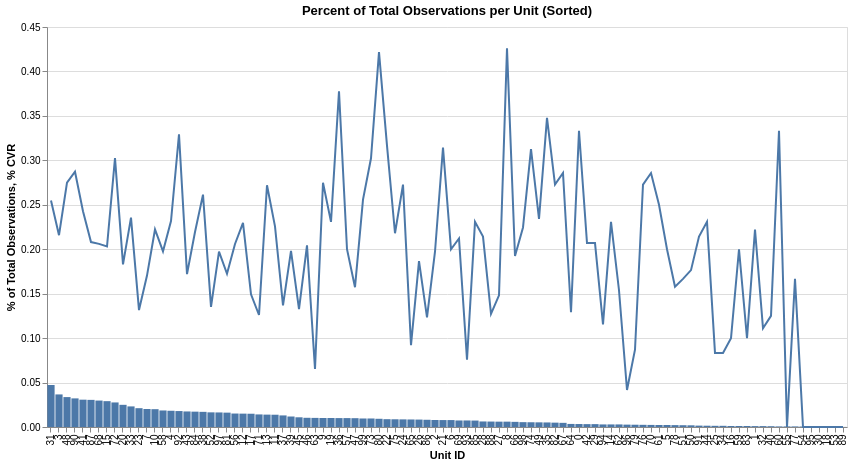

Notebook source saved alongside this figure:
### Code cell
unit_summary = df.group_by("unit_id").agg(
    [
        pl.len().alias("num_observations"),
        pl.first("base_success_rate").alias("base_success_rate"),
        pl.mean("outcome").alias("observed_success_rate"),        
    ]
).with_columns(
    (pl.col("num_observations") / pl.col('num_observations').sum()).alias("percent_of_total")
)

# Sort unit_summary by num_observations descending
unit_summary_sorted = unit_summary.sort("num_observations", descending=True)

base_chart = (
    alt.Chart(unit_summary_sorted).encode(
        alt.X("unit_id:O", sort=None, title="Unit ID"),
    ))

chart = (
    base_chart.mark_bar().encode(        
        alt.Y("percent_of_total:Q", title="% of Total Observations"),        
    ) + 
    base_chart.mark_line().encode(        
        alt.Y("observed_success_rate:Q", title="% CVR"),        
    )
).properties(
        title="Percent of Total Observations per Unit (Sorted)", width=800, height=400
    )

chart

### Figure 1 — Vega-Lite specification as saved in the notebook (floating-point values rounded to 4 significant figures)
{"config": {"view": {"continuousWidth": 300, "continuousHeight": 300}}, "layer": [{"mark": {"type": "bar"}, "encoding": {"x": {"field": "unit_id", "sort": null, "title": "Unit ID", "type": "ordinal"}, "y": {"field": "percent_of_total", "title": "% of Total Observations", "type": "quantitative"}}}, {"mark": {"type": "line"}, "encoding": {"x": {"field": "unit_id", "sort": null, "title": "Unit ID", "type": "ordinal"}, "y": {"field": "observed_success_rate", "title": "% CVR", "type": "quantitative"}}}], "data": {"name": "data-bc6b307f00a181882500af4b1506b145"}, "height": 400, "title": "Percent of Total Observations per Unit (Sorted)", "width": 800, "$schema": "https://vega.github.io/schema/vega-lite/v5.20.1.json", "datasets": {"data-bc6b307f00a181882500af4b1506b145": [{"unit_id": 31, "num_observations": 424, "base_success_rate": 0.2633, "observed_success_rate": 0.2547, "percent_of_total": 0.04723}, {"unit_id": 3, "num_observations": 329, "base_success_rate": 0.2327, "observed_success_rate": 0.2158, "percent_of_total": 0.03665}, {"unit_id": 48, "num_observations": 302, "base_success_rate": 0.2479, "observed_success_rate": 0.2748, "percent_of_total": 0.03364}, {"unit_id": 90, "num_observations": 289, "base_success_rate": 0.2767, "observed_success_rate": 0.2872, "percent_of_total": 0.03219}, {"unit_id": 41, "num_observations": 276, "base_success_rate": 0.2259, "observed_success_rate": 0.2428, "percent_of_total": 0.03075}, {"unit_id": 87, "num_observations": 274, "base_success_rate": 0.2275, "observed_success_rate": 0.208, "percent_of_total": 0.03052}, {"unit_id": 68, "num_observations": 267, "base_success_rate": 0.2074, "observed_success_rate": 0.206, "percent_of_total": 0.02974}, {"unit_id": 15, "num_observations": 261, "base_success_rate": 0.1755, "observed_success_rate": 0.2031, "percent_of_total": 0.02907}, {"unit_id": 72, "num_observations": 248, "base_success_rate": 0.2866, "observed_success_rate": 0.3024, "percent_of_total": 0.02763}, {"unit_id": 20, "num_observations": 224, "base_success_rate": 0.2015, "observed_success_rate": 0.183, "percent_of_total": 0.02495}, {"unit_id": 33, "num_observations": 208, "base_success_rate": 0.206, "observed_success_rate": 0.2356, "percent_of_total": 0.02317}, {"unit_id": 23, "num_observations": 190, "base_success_rate": 0.1336, "observed_success_rate": 0.1316, "percent_of_total": 0.02117}, {"unit_id": 7, "num_observations": 182, "base_success_rate": 0.1864, "observed_success_rate": 0.1703, "percent_of_total": 0.02027}, {"unit_id": 10, "num_observations": 180, "base_success_rate": 0.2739, "observed_success_rate": 0.2222, "percent_of_total": 0.02005}, {"unit_id": 58, "num_observations": 167, "base_success_rate": 0.2097, "observed_success_rate": 0.1976, "percent_of_total": 0.0186}, {"unit_id": 4, "num_observations": 164, "base_success_rate": 0.1769, "observed_success_rate": 0.2317, "percent_of_total": 0.01827}, {"unit_id": 92, "num_observations": 161, "base_success_rate": 0.2787, "observed_success_rate": 0.3292, "percent_of_total": 0.01793}, {"unit_id": 43, "num_observations": 157, "base_success_rate": 0.1383, "observed_success_rate": 0.172, "percent_of_total": 0.01749}, {"unit_id": 84, "num_observations": 155, "base_success_rate": 0.2176, "observed_success_rate": 0.2194, "percent_of_total": 0.01727}, {"unit_id": 38, "num_observations": 153, "base_success_rate": 0.2643, "observed_success_rate": 0.2614, "percent_of_total": 0.01704}, {"unit_id": 52, "num_observations": 148, "base_success_rate": 0.1376, "observed_success_rate": 0.1351, "percent_of_total": 0.01649}, {"unit_id": 97, "num_observations": 147, "base_success_rate": 0.2259, "observed_success_rate": 0.1973, "percent_of_total": 0.01638}, {"unit_id": 81, "num_observations": 145, "base_success_rate": 0.2126, "observed_success_rate": 0.1724, "percent_of_total": 0.01615}, {"unit_id": 56, "num_observations": 136, "base_success_rate": 0.189, "observed_success_rate": 0.2059, "percent_of_total": 0.01515}, {"unit_id": 12, "num_observations": 135, "base_success_rate": 0.2072, "observed_success_rate": 0.2296, "percent_of_total": 0.01504}, {"unit_id": 17, "num_observations": 134, "base_success_rate": 0.1553, "observed_success_rate": 0.1493, "percent_of_total": 0.01493}, {"unit_id": 71, "num_observations": 127, "base_success_rate": 0.1377, "observed_success_rate": 0.126, "percent_of_total": 0.01415}, {"unit_id": 13, "num_observations": 125, "base_success_rate": 0.2948, "observed_success_rate": 0.272, "percent_of_total": 0.01392}, {"unit_id": 11, "num_observations": 124, "base_success_rate": 0.2611, "observed_success_rate": 0.2258, "percent_of_total": 0.01381}, {"unit_id": 37, "num_observations": 117, "base_success_rate": 0.1666, "observed_success_rate": 0.1368, "percent_of_total": 0.01303}, {"unit_id": 39, "num_observations": 106, "base_success_rate": 0.16, "observed_success_rate": 0.1981, "percent_of_total": 0.01181}, {"unit_id": 45, "num_observations": 98, "base_success_rate": 0.1275, "observed_success_rate": 0.1327, "percent_of_total": 0.01092}, {"unit_id": 46, "num_observations": 93, "base_success_rate": 0.2106, "observed_success_rate": 0.2043, "percent_of_total": 0.01036}, {"unit_id": 63, "num_observations": 92, "base_success_rate": 0.1728, "observed_success_rate": 0.06522, "percent_of_total": 0.01025}, {"unit_id": 9, "num_observations": 91, "base_success_rate": 0.2714, "observed_success_rate": 0.2747, "percent_of_total": 0.01014}, {"unit_id": 19, "num_observations": 91, "base_success_rate": 0.2563, "observed_success_rate": 0.2308, "percent_of_total": 0.01014}, {"unit_id": 36, "num_observations": 90, "base_success_rate": 0.3241, "observed_success_rate": 0.3778, "percent_of_total": 0.01003}, {"unit_id": 57, "num_observations": 90, "base_success_rate": 0.1796, "observed_success_rate": 0.2, "percent_of_total": 0.01003}, {"unit_id": 47, "num_observations": 89, "base_success_rate": 0.1596, "observed_success_rate": 0.1573, "percent_of_total": 0.009914}, {"unit_id": 99, "num_observations": 86, "base_success_rate": 0.2263, "observed_success_rate": 0.2558, "percent_of_total": 0.00958}, {"unit_id": 73, "num_observations": 86, "base_success_rate": 0.2353, "observed_success_rate": 0.3023, "percent_of_total": 0.00958}, {"unit_id": 80, "num_observations": 83, "base_success_rate": 0.2848, "observed_success_rate": 0.4217, "percent_of_total": 0.009246}, {"unit_id": 22, "num_observations": 79, "base_success_rate": 0.1926, "observed_success_rate": 0.3165, "percent_of_total": 0.0088}, {"unit_id": 75, "num_observations": 78, "base_success_rate": 0.1763, "observed_success_rate": 0.2179, "percent_of_total": 0.008689}, {"unit_id": 24, "num_observations": 77, "base_success_rate": 0.2701, "observed_success_rate": 0.2727, "percent_of_total": 0.008577}, {"unit_id": 65, "num_observations": 76, "base_success_rate": 0.1734, "observed_success_rate": 0.09211, "percent_of_total": 0.008466}, {"unit_id": 26, "num_observations": 75, "base_success_rate": 0.135, "observed_success_rate": 0.1867, "percent_of_total": 0.008355}, {"unit_id": 86, "num_observations": 73, "base_success_rate": 0.256, "observed_success_rate": 0.1233, "percent_of_total": 0.008132}, {"unit_id": 2, "num_observations": 71, "base_success_rate": 0.1991, "observed_success_rate": 0.1972, "percent_of_total": 0.007909}, {"unit_id": 21, "num_observations": 70, "base_success_rate": 0.244, "observed_success_rate": 0.3143, "percent_of_total": 0.007798}, {"unit_id": 6, "num_observations": 70, "base_success_rate": 0.1859, "observed_success_rate": 0.2, "percent_of_total": 0.007798}, {"unit_id": 69, "num_observations": 66, "base_success_rate": 0.2541, "observed_success_rate": 0.2121, "percent_of_total": 0.007352}, {"unit_id": 93, "num_observations": 66, "base_success_rate": 0.1075, "observed_success_rate": 0.07576, "percent_of_total": 0.007352}, {"unit_id": 85, "num_observations": 65, "base_success_rate": 0.2494, "observed_success_rate": 0.2308, "percent_of_total": 0.007241}, {"unit_id": 28, "num_observations": 56, "base_success_rate": 0.2081, "observed_success_rate": 0.2143, "percent_of_total": 0.006238}, {"unit_id": 88, "num_observations": 55, "base_success_rate": 0.1685, "observed_success_rate": 0.1273, "percent_of_total": 0.006127}, {"unit_id": 27, "num_observations": 54, "base_success_rate": 0.2544, "observed_success_rate": 0.1481, "percent_of_total": 0.006015}, {"unit_id": 8, "num_observations": 54, "base_success_rate": 0.2693, "observed_success_rate": 0.4259, "percent_of_total": 0.006015}, {"unit_id": 66, "num_observations": 52, "base_success_rate": 0.2258, "observed_success_rate": 0.1923, "percent_of_total": 0.005793}, {"unit_id": 98, "num_observations": 49, "base_success_rate": 0.1866, "observed_success_rate": 0.2245, "percent_of_total": 0.005458}, {"unit_id": 74, "num_observations": 48, "base_success_rate": 0.2465, "observed_success_rate": 0.3125, "percent_of_total": 0.005347}, {"unit_id": 49, "num_observations": 47, "base_success_rate": 0.1817, "observed_success_rate": 0.234, "percent_of_total": 0.005236}, {"unit_id": 35, "num_observations": 46, "base_success_rate": 0.2951, "observed_success_rate": 0.3478, "percent_of_total": 0.005124}, {"unit_id": 82, "num_observations": 44, "base_success_rate": 0.1963, "observed_success_rate": 0.2727, "percent_of_total": 0.004901}, {"unit_id": 67, "num_observations": 42, "base_success_rate": 0.2687, "observed_success_rate": 0.2857, "percent_of_total": 0.004679}, {"unit_id": 64, "num_observations": 31, "base_success_rate": 0.2507, "observed_success_rate": 0.129, "percent_of_total": 0.003453}, {"unit_id": 0, "num_observations": 30, "base_success_rate": 0.2717, "observed_success_rate": 0.3333, "percent_of_total": 0.003342}, {"unit_id": 42, "num_observations": 29, "base_success_rate": 0.1822, "observed_success_rate": 0.2069, "percent_of_total": 0.00323}, {"unit_id": 29, "num_observations": 29, "base_success_rate": 0.2273, "observed_success_rate": 0.2069, "percent_of_total": 0.00323}, {"unit_id": 94, "num_observations": 26, "base_success_rate": 0.2258, "observed_success_rate": 0.1154, "percent_of_total": 0.002896}, {"unit_id": 14, "num_observations": 26, "base_success_rate": 0.1879, "observed_success_rate": 0.2308, "percent_of_total": 0.002896}, {"unit_id": 62, "num_observations": 26, "base_success_rate": 0.2155, "observed_success_rate": 0.1538, "percent_of_total": 0.002896}, {"unit_id": 96, "num_observations": 24, "base_success_rate": 0.2061, "observed_success_rate": 0.04167, "percent_of_total": 0.002673}, {"unit_id": 79, "num_observations": 23, "base_success_rate": 0.1928, "observed_success_rate": 0.08696, "percent_of_total": 0.002562}, {"unit_id": 76, "num_observations": 22, "base_success_rate": 0.2448, "observed_success_rate": 0.2727, "percent_of_total": 0.002451}, {"unit_id": 70, "num_observations": 21, "base_success_rate": 0.236, "observed_success_rate": 0.2857, "percent_of_total": 0.002339}, {"unit_id": 61, "num_observations": 20, "base_success_rate": 0.2066, "observed_success_rate": 0.25, "percent_of_total": 0.002228}, {"unit_id": 5, "num_observations": 20, "base_success_rate": 0.2015, "observed_success_rate": 0.2, "percent_of_total": 0.002228}, {"unit_id": 78, "num_observations": 19, "base_success_rate": 0.1679, "observed_success_rate": 0.1579, "percent_of_total": 0.002117}, {"unit_id": 51, "num_observations": 18, "base_success_rate": 0.2261, "observed_success_rate": 0.1667, "percent_of_total": 0.002005}, {"unit_id": 50, "num_observations": 17, "base_success_rate": 0.1452, "observed_success_rate": 0.1765, "percent_of_total": 0.001894}, {"unit_id": 91, "num_observations": 14, "base_success_rate": 0.1919, "observed_success_rate": 0.2143, "percent_of_total": 0.00156}, {"unit_id": 44, "num_observations": 13, "base_success_rate": 0.212, "observed_success_rate": 0.2308, "percent_of_total": 0.001448}, {"unit_id": 25, "num_observations": 12, "base_success_rate": 0.2749, "observed_success_rate": 0.08333, "percent_of_total": 0.001337}, {"unit_id": 34, "num_observations": 12, "base_success_rate": 0.1925, "observed_success_rate": 0.08333, "percent_of_total": 0.001337}, {"unit_id": 16, "num_observations": 10, "base_success_rate": 0.1857, "observed_success_rate": 0.1, "percent_of_total": 0.001114}, {"unit_id": 59, "num_observations": 10, "base_success_rate": 0.193, "observed_success_rate": 0.2, "percent_of_total": 0.001114}, {"unit_id": 83, "num_observations": 10, "base_success_rate": 0.199, "observed_success_rate": 0.1, "percent_of_total": 0.001114}, {"unit_id": 1, "num_observations": 9, "base_success_rate": 0.2216, "observed_success_rate": 0.2222, "percent_of_total": 0.001003}, {"unit_id": 32, "num_observations": 9, "base_success_rate": 0.2665, "observed_success_rate": 0.1111, "percent_of_total": 0.001003}, {"unit_id": 40, "num_observations": 8, "base_success_rate": 0.1544, "observed_success_rate": 0.125, "percent_of_total": 0.0008912}, {"unit_id": 60, "num_observations": 6, "base_success_rate": 0.2133, "observed_success_rate": 0.3333, "percent_of_total": 0.0006684}, {"unit_id": 55, "num_observations": 6, "base_success_rate": 0.2102, "observed_success_rate": 0.0, "percent_of_total": 0.0006684}, {"unit_id": 77, "num_observations": 6, "base_success_rate": 0.2912, "observed_success_rate": 0.1667, "percent_of_total": 0.0006684}, {"unit_id": 54, "num_observations": 5, "base_success_rate": 0.128, "observed_success_rate": 0.0, "percent_of_total": 0.000557}, {"unit_id": 95, "num_observations": 4, "base_success_rate": 0.1588, "observed_success_rate": 0.0, "percent_of_total": 0.0004456}, {"unit_id": 30, "num_observations": 2, "base_success_rate": 0.1372, "observed_success_rate": 0.0, "percent_of_total": 0.0002228}, {"unit_id": 18, "num_observations": 1, "base_success_rate": 0.213, "observed_success_rate": 0.0, "percent_of_total": 0.0001114}, {"unit_id": 53, "num_observations": 1, "base_success_rate": 0.2275, "observed_success_rate": 0.0, "percent_of_total": 0.0001114}, {"unit_id": 89, "num_observations": 1, "base_success_rate": 0.2036, "observed_success_rate": 0.0, "percent_of_total": 0.0001114}]}}
